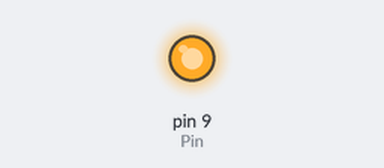
The sketch below on a simulated Arduino Uno, built with avr-gcc and run on an emulated ATmega328P. Parts: output pins drawn as LEDs (lit = HIGH).

Above: at 2.5 s.
At 5.5 s:
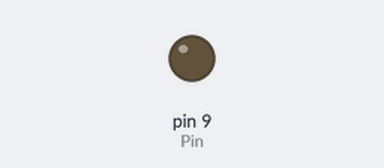
Timing chart, 0 to 7.8 s (numbered marks = the images above):
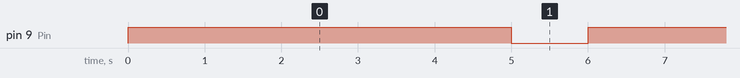

The sketch:

Led_Blinking_code.ino
```cpp
const int Pin = 9;

void setup() {
  pinMode(Pin, OUTPUT);
}

void loop() {
  digitalWrite(Pin, HIGH);
  delay(5000);

  digitalWrite(Pin, LOW);
  delay(1000);
}
```

Measured:
- by itself, pin 9 (Pin): alternates HIGH for 5.0 s and LOW for 1.0 s
